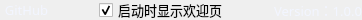
                  <widget class="QWidget" name="widget_welcome_bottom" native="true">
                   <property name="minimumSize">
                    <size>
                     <width>0</width>
                     <height>20</height>
                    </size>
                   </property>
                   <property name="maximumSize">
                    <size>
                     <width>16777215</width>
                     <height>20</height>
                    </size>
                   </property>
                   <layout class="QHBoxLayout" name="horizontalLayout_6">
                    <property name="leftMargin">
                     <number>0</number>
                    </property>
                    <property name="topMargin">
                     <number>0</number>
                    </property>
                    <property name="rightMargin">
                     <number>0</number>
                    </property>
                    <property name="bottomMargin">
                     <number>0</number>
                    </property>
                    <item>
                     <widget class="QToolButton" name="widget_welcome_bottom_toolButton_github">
                      <property name="sizePolicy">
                       <sizepolicy hsizetype="Maximum" vsizetype="Maximum">
                        <horstretch>50</horstretch>
                        <verstretch>50</verstretch>
                       </sizepolicy>
                      </property>
                      <property name="font">
                       <font>
                        <family>OPPOSans B</family>
                        <pointsize>10</pointsize>
                        <stylestrategy>PreferAntialias</stylestrategy>
                       </font>
                      </property>
                      <property name="layoutDirection">
                       <enum>Qt::LeftToRight</enum>
                      </property>
                      <property name="styleSheet">
                       <string notr="true">QToolButton {
	color: rgb(242, 245, 255);
	background-color: rgba(255, 255, 255, 0);
	border: none;
}

QToolButton::menu-indicator { 
	image: None;
}

 
QToolButton:hover {
	color: rgb(255, 255, 255);
	background-color: rgba(255, 255, 255, 0);
	border: none;
}</string>
                      </property>
                      <property name="text">
                       <string>GitHub</string>
                      </property>
                      <property name="icon">
                       <iconset resource="lib.qrc">
                        <normaloff>:/lib/github.png</normaloff>:/lib/github.png</iconset>
                      </property>
                      <property name="iconSize">
                       <size>
                        <width>20</width>
                        <height>20</height>
                       </size>
                      </property>
                      <property name="toolButtonStyle">
                       <enum>Qt::ToolButtonTextBesideIcon</enum>
                      </property>
                     </widget>
                    </item>
                    <item>
                     <spacer name="widget_welcome_bottom_horizontalSpacer_left">
                      <property name="orientation">
                       <enum>Qt::Horizontal</enum>
                      </property>
                      <property name="sizeHint" stdset="0">
                       <size>
                        <width>40</width>
                        <height>20</height>
                       </size>
                      </property>
                     </spacer>
                    </item>
                    <item>
                     <widget class="QCheckBox" name="widget_welcome_bottom_showWelcome">
                      <property name="font">
                       <font>
                        <family>OPPOSans B</family>
                        <pointsize>10</pointsize>
                        <stylestrategy>PreferAntialias</stylestrategy>
                       </font>
                      </property>
                      <property name="text">
                       <string>启动时显示欢迎页</string>
                      </property>
                      <property name="checked">
                       <bool>true</bool>
                      </property>
                     </widget>
                    </item>
                    <item>
                     <spacer name="widget_welcome_page_bottom_horizontalSpacer_right">
                      <property name="orientation">
                       <enum>Qt::Horizontal</enum>
                      </property>
                      <property name="sizeHint" stdset="0">
                       <size>
                        <width>40</width>
                        <height>20</height>
                       </size>
                      </property>
                     </spacer>
                    </item>
                    <item>
                     <widget class="QLabel" name="widget_welcome_page_bottom_label_version">
                      <property name="font">
                       <font>
                        <family>OPPOSans B</family>
                        <pointsize>10</pointsize>
                        <stylestrategy>PreferAntialias</stylestrategy>
                       </font>
                      </property>
                      <property name="styleSheet">
                       <string notr="true">color: qlineargradient(spread:pad, x1:0.789318, y1:0.358, x2:1, y2:1, stop:0 rgba(0, 213, 205, 255), stop:1 rgba(255, 255, 255, 255));
color: rgb(242, 245, 255);</string>
                      </property>
                      <property name="text">
                       <string>Version：1.0.0</string>
                      </property>
                      <property name="alignment">
                       <set>Qt::AlignCenter</set>
                      </property>
                     </widget>
                    </item>
                   </layout>
                  </widget>
